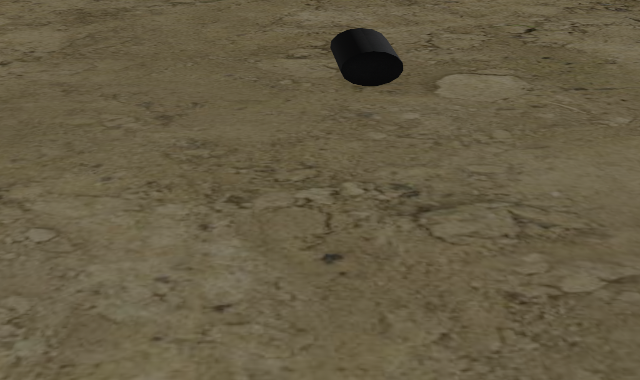
#> input picture raspi/utils/img.png, 640 x 380 px, given in place of the camera
$ python desplazamiento.py
#> lines starting #> are read from the running program, lines starting #| are printed output that depends on the picture; after the words box and inside, x2 and y2 are one past the last pixel; in counts of white or black regions, pixels touching at a corner belong together
# Este script es exclusivo para la prueba de movimiento en la arena,
# evitando entrar al auga, durante 40 segundos.

import serial
import cv2
import argparse
import sys
import numpy as np
from random import randint

# from arenito import RES_X, RES_Y, MARGEN_X, reachable

RES_X = 640
RES_Y = 380
CENTRO_INF = (RES_X // 2, RES_Y)
MIN_PX_WATER = 50
AZUL_LI = np.array([75, 160, 88], np.uint8)
AZUL_LS = np.array([112, 255, 255], np.uint8)

RECT_MARGIN_X = 60
RECT_MARGIN_Y = 40
RECT = (RECT_MARGIN_X, RECT_MARGIN_Y, RES_X - 2 * RECT_MARGIN_X, RES_Y - 2 * RECT_MARGIN_Y)

def valid(img: np.ndarray, det: tuple[int], radius: int) -> bool:
    """
    Determines if a given point is valid.
    Returns true if possible, otherwise false.
    """

    img_hsv = cv2.cvtColor(img, cv2.COLOR_BGR2HSV)
    mask = cv2.inRange(img_hsv, AZUL_LI, AZUL_LS)
    cv2.imwrite('mask.jpg', mask)

    circle = np.zeros(shape=mask.shape, dtype=np.uint8)
    cv2.circle(circle, det, radius=radius, color=(255, 255, 255), thickness=-1)
    cv2.line(circle, CENTRO_INF, det, (255, 255, 255), thickness=radius)
    cv2.imwrite('circle.jpg', circle)

    cross = cv2.bitwise_and(mask, circle)
    cv2.imwrite('cross.jpg', cross)

    white_px = np.count_nonzero(cross)

    return white_px == 0

def select_destination(cap: cv2.VideoCapture, prev_rr: bool):
    ok, img = cap.read()

    cv2.imwrite('dest.jpg', img)

    if not ok:
        sys.exit('Error con la cámara.')

    if prev_rr:
        return '{0,100,}'

    r = RES_X // 2
    points = [
        (r, 200),
        (r + 40, 260),
        (r - 40, 260),
        (r + 80, 280),
        (r - 80, 280),
    ]

    for point in points:
        if valid(img, point, 20):
            return f'{{{point[0]}, {point[1]},}}'

    return 'rr'

def main(
        port: str,
        baudrate: int,
        timeout: float,
        camera_id: int,
    ):

#> called with port = '/dev/ttyUSB0', baudrate = 115200, timeout = 1, camera_id = 0
    ser = serial.Serial(
        port, baudrate, timeout=timeout
    )

    cap = cv2.VideoCapture(camera_id)
    cap.set(cv2.CAP_PROP_FRAME_WIDTH, RES_X)
    cap.set(cv2.CAP_PROP_FRAME_HEIGHT, RES_Y)

    prev_rr = False
    while cap.isOpened():
        cap.read()
        if cv2.waitKey(1) == 0:
#> (key Esc is pressed here)
            break

        msg = ser.readline().decode('utf-8').strip()
        if msg:
            print(msg)

        if msg.endswith('latas'):
            dest = select_destination(cap, prev_rr)
#> in select_destination, img is the input picture: shape (380, 640, 3); mean B, G, R 68.8, 92.8, 102.5
#> the loop in select_destination, `for point in points:` made 1 pass
#> white_px in valid on pass 1: 0
#> pass 1, in valid, `cv2.imwrite('circle.jpg', circle)`:
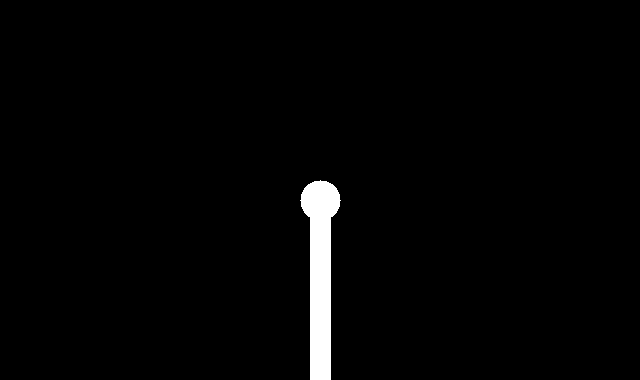
#> saved as circle.jpg: shape (380, 640); 1.9% white; 1 white region, box (x1, y1, x2, y2) and area: (300, 180, 341, 380) 4628
#> dest = '{320, 200,}'
            print(dest)
#| {320, 200,}
            prev_rr = dest == 'rr'
#> prev_rr = False
            ser.write(bytes(dest, 'utf-8'))
        else:
            ser.write(b'{}')

    cap.release()

if __name__ == '__main__':
    parser = argparse.ArgumentParser() # Termina de llenar esto
    parser.add_argument(
        '--port',
        type=str,
        default='/dev/ttyUSB0',
    )
    parser.add_argument(
        '--baudrate',
        type=int,
        default=115200,
    )
    parser.add_argument(
        '--timeout',
        type=float,
        default=1.0,
    )
    parser.add_argument(
        '--camera_id',
        type=int,
        default=0,
    )
    args = parser.parse_args()

    main(args.port, args.baudrate, args.timeout, args.camera_id)
